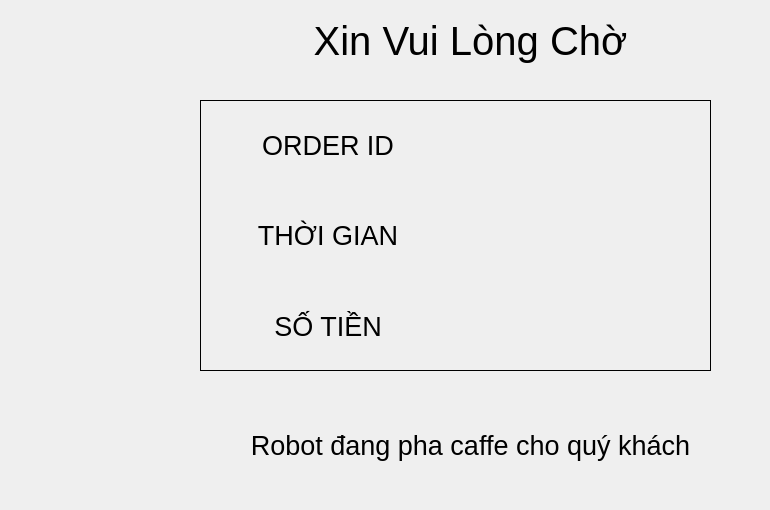
    <widget class="QWidget" name="page_3">
     <widget class="QLabel" name="imageAc_19">
      <property name="geometry">
       <rect>
        <x>270</x>
        <y>0</y>
        <width>401</width>
        <height>81</height>
       </rect>
      </property>
      <property name="sizePolicy">
       <sizepolicy hsizetype="Maximum" vsizetype="Maximum">
        <horstretch>0</horstretch>
        <verstretch>0</verstretch>
       </sizepolicy>
      </property>
      <property name="minimumSize">
       <size>
        <width>20</width>
        <height>20</height>
       </size>
      </property>
      <property name="maximumSize">
       <size>
        <width>1500</width>
        <height>999</height>
       </size>
      </property>
      <property name="font">
       <font>
        <pointsize>30</pointsize>
       </font>
      </property>
      <property name="frameShape">
       <enum>QFrame::Box</enum>
      </property>
      <property name="lineWidth">
       <number>0</number>
      </property>
      <property name="text">
       <string>Xin Vui Lòng Chờ</string>
      </property>
      <property name="alignment">
       <set>Qt::AlignCenter</set>
      </property>
     </widget>
     <widget class="QLabel" name="imageAc_21">
      <property name="geometry">
       <rect>
        <x>180</x>
        <y>390</y>
        <width>581</width>
        <height>111</height>
       </rect>
      </property>
      <property name="sizePolicy">
       <sizepolicy hsizetype="Maximum" vsizetype="Maximum">
        <horstretch>0</horstretch>
        <verstretch>0</verstretch>
       </sizepolicy>
      </property>
      <property name="minimumSize">
       <size>
        <width>20</width>
        <height>20</height>
       </size>
      </property>
      <property name="maximumSize">
       <size>
        <width>1500</width>
        <height>999</height>
       </size>
      </property>
      <property name="font">
       <font>
        <pointsize>20</pointsize>
       </font>
      </property>
      <property name="frameShape">
       <enum>QFrame::Box</enum>
      </property>
      <property name="lineWidth">
       <number>0</number>
      </property>
      <property name="text">
       <string>Robot đang pha caffe cho quý khách</string>
      </property>
      <property name="alignment">
       <set>Qt::AlignCenter</set>
      </property>
     </widget>
     <widget class="QFrame" name="verticalFrame">
      <property name="geometry">
       <rect>
        <x>200</x>
        <y>100</y>
        <width>511</width>
        <height>271</height>
       </rect>
      </property>
      <property name="frameShape">
       <enum>QFrame::Box</enum>
      </property>
      <layout class="QVBoxLayout" name="verticalLayout_3">
       <property name="leftMargin">
        <number>2</number>
       </property>
       <property name="topMargin">
        <number>2</number>
       </property>
       <property name="rightMargin">
        <number>2</number>
       </property>
       <property name="bottomMargin">
        <number>2</number>
       </property>
       <item>
        <layout class="QHBoxLayout" name="horizontalLayout_7">
         <item>
          <widget class="QLabel" name="imageAc_26">
           <property name="sizePolicy">
            <sizepolicy hsizetype="Maximum" vsizetype="Maximum">
             <horstretch>0</horstretch>
             <verstretch>0</verstretch>
            </sizepolicy>
           </property>
           <property name="minimumSize">
            <size>
             <width>20</width>
             <height>20</height>
            </size>
           </property>
           <property name="maximumSize">
            <size>
             <width>1500</width>
             <height>999</height>
            </size>
           </property>
           <property name="font">
            <font>
             <pointsize>20</pointsize>
            </font>
           </property>
           <property name="frameShape">
            <enum>QFrame::Box</enum>
           </property>
           <property name="lineWidth">
            <number>0</number>
           </property>
           <property name="text">
            <string>ORDER ID</string>
           </property>
           <property name="alignment">
            <set>Qt::AlignCenter</set>
           </property>
          </widget>
         </item>
         <item>
          <widget class="QLabel" name="lbl_orderID">
           <property name="sizePolicy">
            <sizepolicy hsizetype="Maximum" vsizetype="Maximum">
             <horstretch>0</horstretch>
             <verstretch>0</verstretch>
            </sizepolicy>
           </property>
           <property name="minimumSize">
            <size>
             <width>20</width>
             <height>20</height>
            </size>
           </property>
           <property name="maximumSize">
            <size>
             <width>1500</width>
             <height>999</height>
            </size>
           </property>
           <property name="font">
            <font>
             <pointsize>20</pointsize>
            </font>
           </property>
           <property name="frameShape">
            <enum>QFrame::Box</enum>
           </property>
           <property name="lineWidth">
            <number>0</number>
           </property>
           <property name="text">
            <string/>
           </property>
           <property name="alignment">
            <set>Qt::AlignCenter</set>
           </property>
          </widget>
         </item>
        </layout>
       </item>
       <item>
        <layout class="QHBoxLayout" name="horizontalLayout_12">
         <item>
          <widget class="QLabel" name="imageAc_28">
           <property name="sizePolicy">
            <sizepolicy hsizetype="Maximum" vsizetype="Maximum">
             <horstretch>0</horstretch>
             <verstretch>0</verstretch>
            </sizepolicy>
           </property>
           <property name="minimumSize">
            <size>
             <width>20</width>
             <height>20</height>
            </size>
           </property>
           <property name="maximumSize">
            <size>
             <width>1500</width>
             <height>999</height>
            </size>
           </property>
           <property name="font">
            <font>
             <pointsize>20</pointsize>
            </font>
           </property>
           <property name="frameShape">
            <enum>QFrame::Box</enum>
           </property>
           <property name="lineWidth">
            <number>0</number>
           </property>
           <property name="text">
            <string>THỜI GIAN</string>
           </property>
           <property name="alignment">
            <set>Qt::AlignCenter</set>
           </property>
          </widget>
         </item>
         <item>
          <widget class="QLabel" name="lbl_orderTime">
           <property name="sizePolicy">
            <sizepolicy hsizetype="Maximum" vsizetype="Maximum">
             <horstretch>0</horstretch>
             <verstretch>0</verstretch>
            </sizepolicy>
           </property>
           <property name="minimumSize">
            <size>
             <width>20</width>
             <height>20</height>
            </size>
           </property>
           <property name="maximumSize">
            <size>
             <width>1500</width>
             <height>999</height>
            </size>
           </property>
           <property name="font">
            <font>
             <pointsize>20</pointsize>
            </font>
           </property>
           <property name="frameShape">
            <enum>QFrame::Box</enum>
           </property>
           <property name="lineWidth">
            <number>0</number>
           </property>
           <property name="text">
            <string/>
           </property>
           <property name="alignment">
            <set>Qt::AlignCenter</set>
           </property>
          </widget>
         </item>
        </layout>
       </item>
       <item>
        <layout class="QHBoxLayout" name="horizontalLayout_5">
         <item>
          <widget class="QLabel" name="imageAc_30">
           <property name="sizePolicy">
            <sizepolicy hsizetype="Maximum" vsizetype="Maximum">
             <horstretch>0</horstretch>
             <verstretch>0</verstretch>
            </sizepolicy>
           </property>
           <property name="minimumSize">
            <size>
             <width>20</width>
             <height>20</height>
            </size>
           </property>
           <property name="maximumSize">
            <size>
             <width>1500</width>
             <height>999</height>
            </size>
           </property>
           <property name="font">
            <font>
             <pointsize>20</pointsize>
            </font>
           </property>
           <property name="frameShape">
            <enum>QFrame::Box</enum>
           </property>
           <property name="lineWidth">
            <number>0</number>
           </property>
           <property name="text">
            <string>SỐ TIỀN</string>
           </property>
           <property name="alignment">
            <set>Qt::AlignCenter</set>
           </property>
          </widget>
         </item>
         <item>
          <widget class="QLabel" name="lbl_orderGET">
           <property name="sizePolicy">
            <sizepolicy hsizetype="Maximum" vsizetype="Maximum">
             <horstretch>0</horstretch>
             <verstretch>0</verstretch>
            </sizepolicy>
           </property>
           <property name="minimumSize">
            <size>
             <width>20</width>
             <height>20</height>
            </size>
           </property>
           <property name="maximumSize">
            <size>
             <width>1500</width>
             <height>999</height>
            </size>
           </property>
           <property name="font">
            <font>
             <pointsize>20</pointsize>
            </font>
           </property>
           <property name="frameShape">
            <enum>QFrame::Box</enum>
           </property>
           <property name="lineWidth">
            <number>0</number>
           </property>
           <property name="text">
            <string/>
           </property>
           <property name="alignment">
            <set>Qt::AlignCenter</set>
           </property>
          </widget>
         </item>
        </layout>
       </item>
      </layout>
     </widget>
    </widget>
